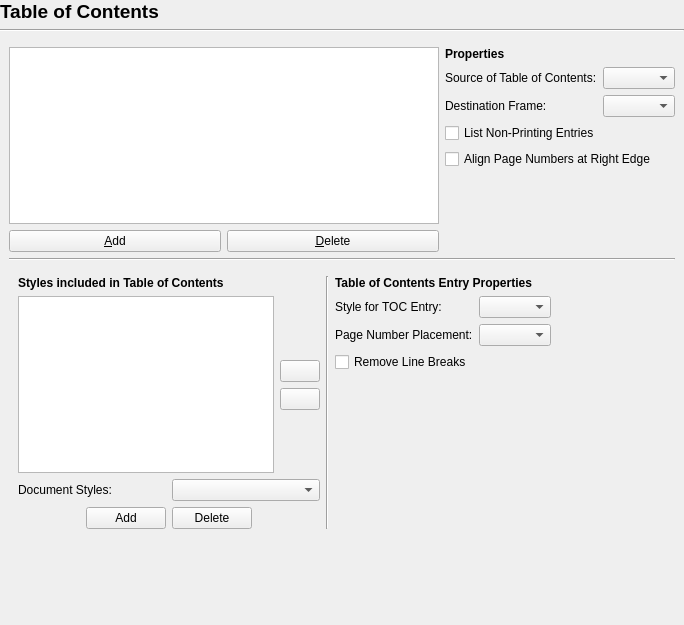
<?xml version="1.0" encoding="UTF-8"?>
<ui version="4.0">
 <class>Prefs_TableOfContents</class>
 <widget class="QWidget" name="Prefs_TableOfContents">
  <property name="geometry">
   <rect>
    <x>0</x>
    <y>0</y>
    <width>684</width>
    <height>625</height>
   </rect>
  </property>
  <layout class="QVBoxLayout" name="verticalLayout">
   <property name="leftMargin">
    <number>0</number>
   </property>
   <property name="topMargin">
    <number>0</number>
   </property>
   <property name="rightMargin">
    <number>0</number>
   </property>
   <property name="bottomMargin">
    <number>0</number>
   </property>
   <item>
    <widget class="QLabel" name="label">
     <property name="font">
      <font>
       <pointsize>14</pointsize>
       <weight>75</weight>
       <bold>true</bold>
      </font>
     </property>
     <property name="text">
      <string>Table of Contents</string>
     </property>
    </widget>
   </item>
   <item>
    <widget class="Line" name="line">
     <property name="orientation">
      <enum>Qt::Horizontal</enum>
     </property>
    </widget>
   </item>
   <item>
    <widget class="QScrollArea" name="scrollArea">
     <property name="frameShape">
      <enum>QFrame::NoFrame</enum>
     </property>
     <property name="frameShadow">
      <enum>QFrame::Plain</enum>
     </property>
     <property name="widgetResizable">
      <bool>true</bool>
     </property>
     <widget class="QWidget" name="scrollAreaWidgetContents">
      <property name="geometry">
       <rect>
        <x>0</x>
        <y>0</y>
        <width>684</width>
        <height>583</height>
       </rect>
      </property>
      <layout class="QVBoxLayout" name="verticalLayout_8">
       <item>
        <layout class="QHBoxLayout" name="horizontalLayout_3">
         <item>
          <layout class="QVBoxLayout" name="verticalLayout_3">
           <item>
            <widget class="QListWidget" name="tocListBox"/>
           </item>
           <item>
            <layout class="QHBoxLayout" name="_2">
             <item>
              <widget class="QPushButton" name="tocAddButton">
               <property name="text">
                <string>&amp;Add</string>
               </property>
               <property name="shortcut">
                <string>Alt+A</string>
               </property>
              </widget>
             </item>
             <item>
              <widget class="QPushButton" name="tocDeleteButton">
               <property name="text">
                <string>&amp;Delete</string>
               </property>
               <property name="shortcut">
                <string>Alt+D</string>
               </property>
              </widget>
             </item>
            </layout>
           </item>
          </layout>
         </item>
         <item>
          <layout class="QVBoxLayout" name="verticalLayout_5">
           <item>
            <widget class="QLabel" name="label_2">
             <property name="font">
              <font>
               <weight>75</weight>
               <bold>true</bold>
              </font>
             </property>
             <property name="text">
              <string>Properties</string>
             </property>
            </widget>
           </item>
           <item>
            <layout class="QFormLayout" name="formLayout">
             <item row="0" column="0">
              <widget class="QLabel" name="label_3">
               <property name="text">
                <string>Source of Table of Contents:</string>
               </property>
              </widget>
             </item>
             <item row="0" column="1">
              <widget class="QComboBox" name="itemToCSource">
               <property name="toolTip">
                <string>Whether the Table of Contents will be generated from Paragraph Styles or Item Attributes</string>
               </property>
              </widget>
             </item>
             <item row="1" column="0">
              <widget class="QLabel" name="tocDestFrameLabel">
               <property name="text">
                <string>Destination Frame:</string>
               </property>
               <property name="wordWrap">
                <bool>false</bool>
               </property>
              </widget>
             </item>
             <item row="1" column="1">
              <widget class="QComboBox" name="itemDestFrameComboBox">
               <property name="toolTip">
                <string>The frame the table of contents will be placed into</string>
               </property>
              </widget>
             </item>
             <item row="2" column="0" colspan="2">
              <widget class="QCheckBox" name="itemListNonPrintingCheckBox">
               <property name="toolTip">
                <string>Include frames that are set to not print</string>
               </property>
               <property name="text">
                <string>List Non-Printing Entries</string>
               </property>
              </widget>
             </item>
             <item row="3" column="0" colspan="2">
              <widget class="QCheckBox" name="autoRightAlignCheckBox">
               <property name="text">
                <string>Align Page Numbers at Right Edge</string>
               </property>
              </widget>
             </item>
            </layout>
           </item>
           <item>
            <spacer name="verticalSpacer_6">
             <property name="orientation">
              <enum>Qt::Vertical</enum>
             </property>
             <property name="sizeHint" stdset="0">
              <size>
               <width>20</width>
               <height>40</height>
              </size>
             </property>
            </spacer>
           </item>
          </layout>
         </item>
        </layout>
       </item>
       <item>
        <widget class="Line" name="line_2">
         <property name="orientation">
          <enum>Qt::Horizontal</enum>
         </property>
        </widget>
       </item>
       <item>
        <widget class="QStackedWidget" name="stackedWidget">
         <property name="currentIndex">
          <number>0</number>
         </property>
         <widget class="QWidget" name="page">
          <layout class="QHBoxLayout" name="horizontalLayout_5">
           <item>
            <layout class="QVBoxLayout" name="verticalLayout_6">
             <item>
              <widget class="QLabel" name="label_4">
               <property name="font">
                <font>
                 <weight>75</weight>
                 <bold>true</bold>
                </font>
               </property>
               <property name="text">
                <string>Styles included in Table of Contents</string>
               </property>
              </widget>
             </item>
             <item>
              <layout class="QHBoxLayout" name="horizontalLayout_8">
               <item>
                <widget class="QListWidget" name="styleListWidget"/>
               </item>
               <item>
                <layout class="QVBoxLayout" name="verticalLayout_2">
                 <item>
                  <spacer name="verticalSpacer_2">
                   <property name="orientation">
                    <enum>Qt::Vertical</enum>
                   </property>
                   <property name="sizeHint" stdset="0">
                    <size>
                     <width>20</width>
                     <height>40</height>
                    </size>
                   </property>
                  </spacer>
                 </item>
                 <item>
                  <widget class="QPushButton" name="tocStyleUpButton">
                   <property name="text">
                    <string/>
                   </property>
                  </widget>
                 </item>
                 <item>
                  <widget class="QPushButton" name="tocStyleDownButton">
                   <property name="text">
                    <string/>
                   </property>
                  </widget>
                 </item>
                 <item>
                  <spacer name="verticalSpacer_4">
                   <property name="orientation">
                    <enum>Qt::Vertical</enum>
                   </property>
                   <property name="sizeHint" stdset="0">
                    <size>
                     <width>20</width>
                     <height>40</height>
                    </size>
                   </property>
                  </spacer>
                 </item>
                </layout>
               </item>
              </layout>
             </item>
             <item>
              <layout class="QHBoxLayout" name="horizontalLayout_2">
               <item>
                <widget class="QLabel" name="label_5">
                 <property name="text">
                  <string>Document Styles:</string>
                 </property>
                </widget>
               </item>
               <item>
                <widget class="QComboBox" name="paragraphStyleComboBox">
                 <property name="sizePolicy">
                  <sizepolicy hsizetype="Preferred" vsizetype="Fixed">
                   <horstretch>0</horstretch>
                   <verstretch>0</verstretch>
                  </sizepolicy>
                 </property>
                </widget>
               </item>
              </layout>
             </item>
             <item>
              <layout class="QHBoxLayout" name="horizontalLayout">
               <item>
                <spacer name="horizontalSpacer">
                 <property name="orientation">
                  <enum>Qt::Horizontal</enum>
                 </property>
                 <property name="sizeHint" stdset="0">
                  <size>
                   <width>40</width>
                   <height>20</height>
                  </size>
                 </property>
                </spacer>
               </item>
               <item>
                <widget class="QPushButton" name="addStyleButton">
                 <property name="text">
                  <string>Add</string>
                 </property>
                </widget>
               </item>
               <item>
                <widget class="QPushButton" name="deleteStyleButton">
                 <property name="text">
                  <string>Delete</string>
                 </property>
                </widget>
               </item>
               <item>
                <spacer name="horizontalSpacer_2">
                 <property name="orientation">
                  <enum>Qt::Horizontal</enum>
                 </property>
                 <property name="sizeHint" stdset="0">
                  <size>
                   <width>40</width>
                   <height>20</height>
                  </size>
                 </property>
                </spacer>
               </item>
              </layout>
             </item>
            </layout>
           </item>
           <item>
            <widget class="Line" name="line_3">
             <property name="orientation">
              <enum>Qt::Vertical</enum>
             </property>
            </widget>
           </item>
           <item>
            <layout class="QVBoxLayout" name="verticalLayout_7">
             <item>
              <widget class="QLabel" name="label_6">
               <property name="font">
                <font>
                 <weight>75</weight>
                 <bold>true</bold>
                </font>
               </property>
               <property name="text">
                <string>Table of Contents Entry Properties</string>
               </property>
              </widget>
             </item>
             <item>
              <layout class="QFormLayout" name="formLayout_2">
               <item row="0" column="0">
                <widget class="QLabel" name="label_7">
                 <property name="text">
                  <string>Style for TOC Entry:</string>
                 </property>
                </widget>
               </item>
               <item row="0" column="1">
                <widget class="QComboBox" name="tocEntryStyleComboBox">
                 <property name="sizePolicy">
                  <sizepolicy hsizetype="Preferred" vsizetype="Fixed">
                   <horstretch>0</horstretch>
                   <verstretch>0</verstretch>
                  </sizepolicy>
                 </property>
                </widget>
               </item>
               <item row="1" column="0">
                <widget class="QLabel" name="tocNumberPlacementLabel_2">
                 <property name="text">
                  <string>Page Number Placement:</string>
                 </property>
                 <property name="wordWrap">
                  <bool>false</bool>
                 </property>
                </widget>
               </item>
               <item row="1" column="1">
                <widget class="QComboBox" name="tocEntryNumberPlacementComboBox">
                 <property name="toolTip">
                  <string>Place page numbers of the entries at the beginning or the end of the line, or not at all</string>
                 </property>
                </widget>
               </item>
              </layout>
             </item>
             <item>
              <widget class="QCheckBox" name="tocEntryRemoveLineBreaksCheckBox">
               <property name="toolTip">
                <string>Remove line breaks from text in the heading</string>
               </property>
               <property name="text">
                <string>Remove Line Breaks</string>
               </property>
              </widget>
             </item>
             <item>
              <spacer name="verticalSpacer_5">
               <property name="orientation">
                <enum>Qt::Vertical</enum>
               </property>
               <property name="sizeHint" stdset="0">
                <size>
                 <width>20</width>
                 <height>40</height>
                </size>
               </property>
              </spacer>
             </item>
            </layout>
           </item>
           <item>
            <spacer name="horizontalSpacer_3">
             <property name="orientation">
              <enum>Qt::Horizontal</enum>
             </property>
             <property name="sizeHint" stdset="0">
              <size>
               <width>40</width>
               <height>20</height>
              </size>
             </property>
            </spacer>
           </item>
          </layout>
         </widget>
         <widget class="QWidget" name="page_2">
          <layout class="QVBoxLayout" name="verticalLayout_4">
           <item>
            <layout class="QHBoxLayout" name="horizontalLayout_6">
             <item>
              <layout class="QFormLayout" name="formLayout_3">
               <item row="0" column="0">
                <widget class="QLabel" name="tocNumberPlacementLabel">
                 <property name="text">
                  <string>Page Number Placement:</string>
                 </property>
                 <property name="wordWrap">
                  <bool>false</bool>
                 </property>
                </widget>
               </item>
               <item row="0" column="1">
                <widget class="QComboBox" name="itemNumberPlacementComboBox">
                 <property name="toolTip">
                  <string>Place page numbers of the entries at the beginning or the end of the line, or not at all</string>
                 </property>
                </widget>
               </item>
               <item row="1" column="0">
                <widget class="QLabel" name="tocParagraphStyleLabel">
                 <property name="text">
                  <string>Paragraph Style:</string>
                 </property>
                 <property name="wordWrap">
                  <bool>false</bool>
                 </property>
                </widget>
               </item>
               <item row="1" column="1">
                <widget class="QComboBox" name="itemParagraphStyleComboBox">
                 <property name="toolTip">
                  <string>The paragraph style used for the entry lines</string>
                 </property>
                </widget>
               </item>
               <item row="2" column="0">
                <widget class="QLabel" name="tocItemAttrLabel">
                 <property name="text">
                  <string>Item Attribute Name:</string>
                 </property>
                 <property name="wordWrap">
                  <bool>false</bool>
                 </property>
                </widget>
               </item>
               <item row="2" column="1">
                <widget class="QComboBox" name="itemAttrComboBox">
                 <property name="toolTip">
                  <string>The Item Attribute that will be set on frames used as a basis for creation of the entries</string>
                 </property>
                </widget>
               </item>
              </layout>
             </item>
             <item>
              <spacer name="horizontalSpacer_4">
               <property name="orientation">
                <enum>Qt::Horizontal</enum>
               </property>
               <property name="sizeHint" stdset="0">
                <size>
                 <width>40</width>
                 <height>20</height>
                </size>
               </property>
              </spacer>
             </item>
            </layout>
           </item>
           <item>
            <spacer name="verticalSpacer_3">
             <property name="orientation">
              <enum>Qt::Vertical</enum>
             </property>
             <property name="sizeHint" stdset="0">
              <size>
               <width>20</width>
               <height>189</height>
              </size>
             </property>
            </spacer>
           </item>
          </layout>
         </widget>
        </widget>
       </item>
       <item>
        <spacer name="verticalSpacer">
         <property name="orientation">
          <enum>Qt::Vertical</enum>
         </property>
         <property name="sizeHint" stdset="0">
          <size>
           <width>20</width>
           <height>93</height>
          </size>
         </property>
        </spacer>
       </item>
      </layout>
     </widget>
    </widget>
   </item>
  </layout>
 </widget>
 <resources/>
 <connections/>
</ui>
